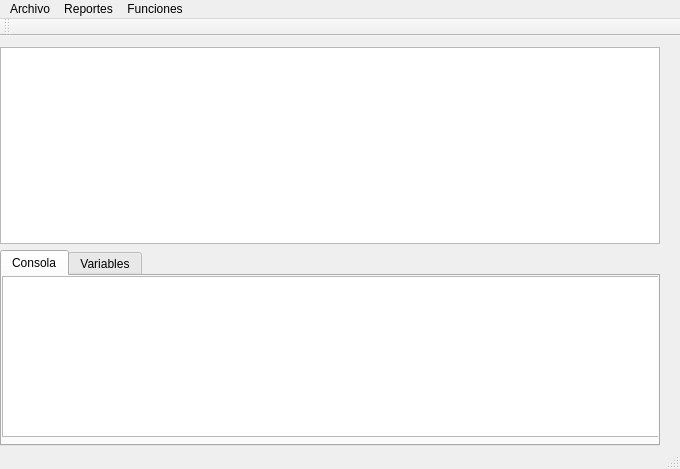
<?xml version="1.0" encoding="UTF-8"?>
<ui version="4.0">
 <class>MainWindow</class>
 <widget class="QMainWindow" name="MainWindow">
  <property name="geometry">
   <rect>
    <x>0</x>
    <y>0</y>
    <width>680</width>
    <height>469</height>
   </rect>
  </property>
  <property name="windowTitle">
   <string>MainWindow</string>
  </property>
  <widget class="QWidget" name="centralWidget">
   <widget class="QWidget" name="verticalLayoutWidget">
    <property name="geometry">
     <rect>
      <x>0</x>
      <y>0</y>
      <width>671</width>
      <height>421</height>
     </rect>
    </property>
    <layout class="QVBoxLayout" name="verticalLayout">
     <property name="sizeConstraint">
      <enum>QLayout::SetDefaultConstraint</enum>
     </property>
     <property name="leftMargin">
      <number>0</number>
     </property>
     <item>
      <widget class="QTextEdit" name="txtInput"/>
     </item>
     <item>
      <widget class="QTabWidget" name="tabWidget">
       <property name="currentIndex">
        <number>0</number>
       </property>
       <widget class="QWidget" name="tab">
        <attribute name="title">
         <string>Consola</string>
        </attribute>
        <widget class="QTextEdit" name="txtOutput">
         <property name="geometry">
          <rect>
           <x>0</x>
           <y>0</y>
           <width>661</width>
           <height>161</height>
          </rect>
         </property>
        </widget>
       </widget>
       <widget class="QWidget" name="tab_2">
        <attribute name="title">
         <string>Variables</string>
        </attribute>
        <widget class="QTableWidget" name="tbVar">
         <property name="geometry">
          <rect>
           <x>0</x>
           <y>0</y>
           <width>661</width>
           <height>161</height>
          </rect>
         </property>
         <property name="columnCount">
          <number>3</number>
         </property>
         <column>
          <property name="text">
           <string>Nombre</string>
          </property>
         </column>
         <column>
          <property name="text">
           <string>Valor</string>
          </property>
         </column>
         <column>
          <property name="text">
           <string>Tipo</string>
          </property>
         </column>
        </widget>
       </widget>
      </widget>
     </item>
    </layout>
   </widget>
  </widget>
  <widget class="QMenuBar" name="menuBar">
   <property name="geometry">
    <rect>
     <x>0</x>
     <y>0</y>
     <width>680</width>
     <height>22</height>
    </rect>
   </property>
   <widget class="QMenu" name="menuArchivo">
    <property name="title">
     <string>Archivo</string>
    </property>
    <addaction name="actionAbrir"/>
    <addaction name="actionGuardar"/>
    <addaction name="actionGuardar_Como"/>
    <addaction name="actionNuevo"/>
   </widget>
   <widget class="QMenu" name="menuReportes">
    <property name="title">
     <string>Reportes</string>
    </property>
    <addaction name="actionErrores"/>
    <addaction name="actionAST"/>
   </widget>
   <widget class="QMenu" name="menuCompilar">
    <property name="title">
     <string>Funciones</string>
    </property>
    <addaction name="actionCompilar"/>
   </widget>
   <addaction name="menuArchivo"/>
   <addaction name="menuReportes"/>
   <addaction name="menuCompilar"/>
  </widget>
  <widget class="QToolBar" name="mainToolBar">
   <attribute name="toolBarArea">
    <enum>TopToolBarArea</enum>
   </attribute>
   <attribute name="toolBarBreak">
    <bool>false</bool>
   </attribute>
  </widget>
  <widget class="QStatusBar" name="statusBar"/>
  <action name="actionAbrir">
   <property name="text">
    <string>Abrir</string>
   </property>
  </action>
  <action name="actionGuardar">
   <property name="text">
    <string>Guardar</string>
   </property>
  </action>
  <action name="actionGuardar_Como">
   <property name="text">
    <string>Guardar Como</string>
   </property>
  </action>
  <action name="actionErrores">
   <property name="text">
    <string>Errores</string>
   </property>
  </action>
  <action name="actionAST">
   <property name="text">
    <string>AST</string>
   </property>
  </action>
  <action name="actionCompilar">
   <property name="text">
    <string>Compilar</string>
   </property>
  </action>
  <action name="actionNuevo">
   <property name="text">
    <string>Nuevo</string>
   </property>
  </action>
 </widget>
 <layoutdefault spacing="6" margin="11"/>
 <resources/>
 <connections/>
</ui>
